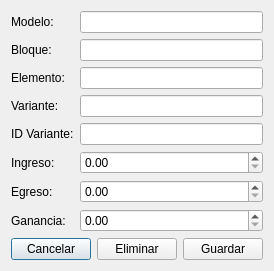
<?xml version="1.0" encoding="UTF-8"?>
<ui version="4.0">
 <class>view_element</class>
 <widget class="QDialog" name="view_element">
  <property name="geometry">
   <rect>
    <x>0</x>
    <y>0</y>
    <width>257</width>
    <height>259</height>
   </rect>
  </property>
  <property name="windowTitle">
   <string>Elemento</string>
  </property>
  <layout class="QVBoxLayout" name="verticalLayout">
   <item>
    <layout class="QFormLayout" name="formLayout">
     <item row="0" column="0">
      <widget class="QLabel" name="label">
       <property name="text">
        <string>Modelo:</string>
       </property>
      </widget>
     </item>
     <item row="0" column="1">
      <widget class="QLineEdit" name="NombreModelo_lineEdit">
       <property name="readOnly">
        <bool>true</bool>
       </property>
      </widget>
     </item>
     <item row="1" column="0">
      <widget class="QLabel" name="label_2">
       <property name="text">
        <string>Bloque:</string>
       </property>
      </widget>
     </item>
     <item row="2" column="0">
      <widget class="QLabel" name="label_3">
       <property name="text">
        <string>Elemento:</string>
       </property>
      </widget>
     </item>
     <item row="3" column="0">
      <widget class="QLabel" name="label_4">
       <property name="text">
        <string>Variante:</string>
       </property>
      </widget>
     </item>
     <item row="4" column="0">
      <widget class="QLabel" name="label_5">
       <property name="text">
        <string>ID Variante:</string>
       </property>
      </widget>
     </item>
     <item row="4" column="1">
      <widget class="QLineEdit" name="IdVariante_lineEdit"/>
     </item>
     <item row="5" column="0">
      <widget class="QLabel" name="label_6">
       <property name="text">
        <string>Ingreso:</string>
       </property>
      </widget>
     </item>
     <item row="5" column="1">
      <widget class="QDoubleSpinBox" name="Ingreso_doubleSpinBox"/>
     </item>
     <item row="6" column="0">
      <widget class="QLabel" name="label_7">
       <property name="text">
        <string>Egreso:</string>
       </property>
      </widget>
     </item>
     <item row="6" column="1">
      <widget class="QDoubleSpinBox" name="Egreso_doubleSpinBox"/>
     </item>
     <item row="7" column="0">
      <widget class="QLabel" name="label_8">
       <property name="text">
        <string>Ganancia:</string>
       </property>
      </widget>
     </item>
     <item row="7" column="1">
      <widget class="QDoubleSpinBox" name="Ganancia_doubleSpinBox"/>
     </item>
     <item row="1" column="1">
      <widget class="QLineEdit" name="Bloque_lineEdit">
       <property name="readOnly">
        <bool>true</bool>
       </property>
      </widget>
     </item>
     <item row="2" column="1">
      <widget class="QLineEdit" name="Elemento_lineEdit"/>
     </item>
     <item row="3" column="1">
      <widget class="QLineEdit" name="Variante_lineEdit"/>
     </item>
    </layout>
   </item>
   <item>
    <layout class="QHBoxLayout" name="horizontalLayout_2">
     <item>
      <widget class="QPushButton" name="Cancelar_pushButton">
       <property name="text">
        <string>Cancelar</string>
       </property>
      </widget>
     </item>
     <item>
      <widget class="QPushButton" name="pushButton_3">
       <property name="text">
        <string>Eliminar</string>
       </property>
      </widget>
     </item>
     <item>
      <widget class="QPushButton" name="pushButton_2">
       <property name="text">
        <string>Guardar</string>
       </property>
      </widget>
     </item>
    </layout>
   </item>
  </layout>
 </widget>
 <resources/>
 <connections/>
</ui>
